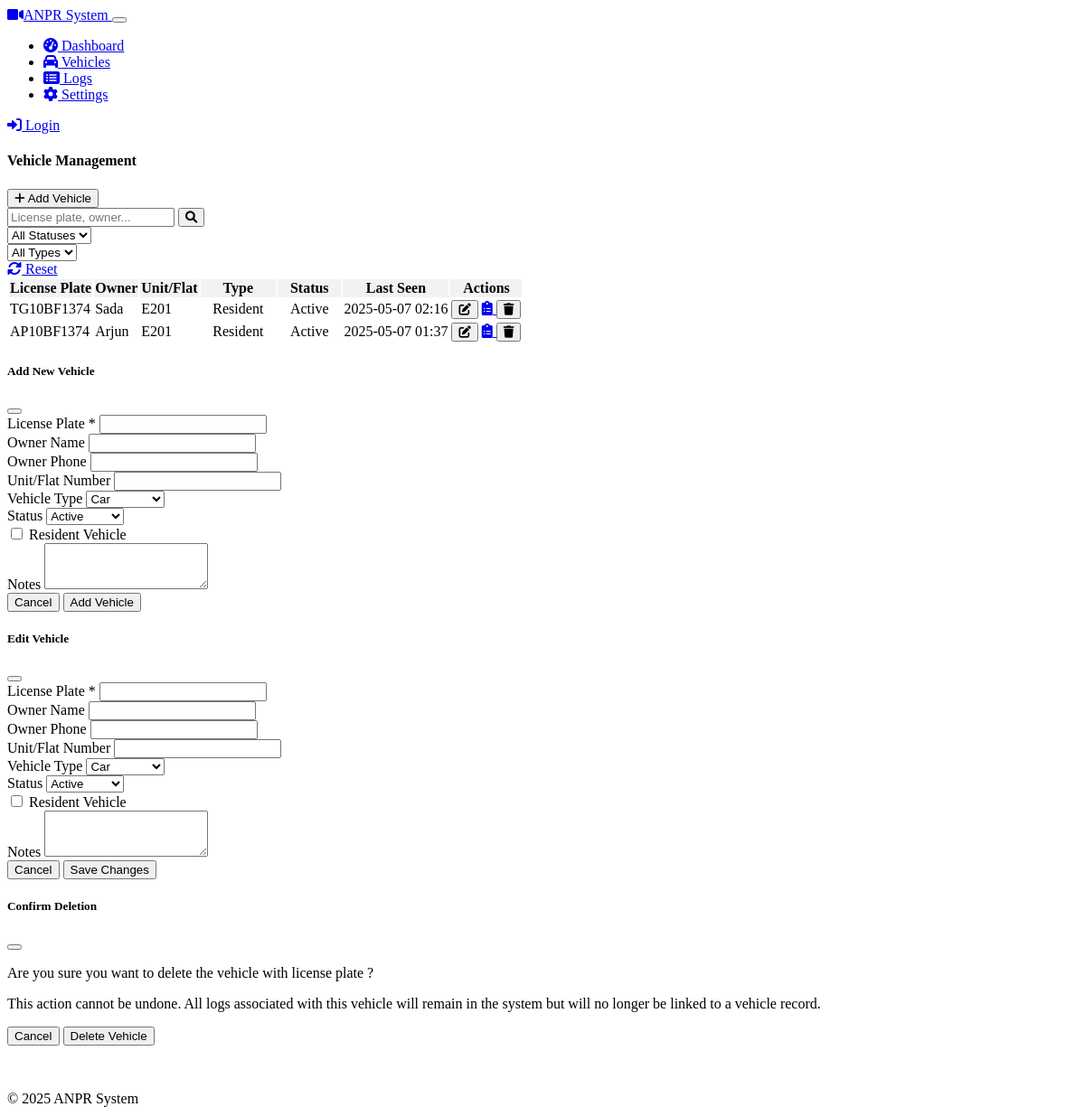
Page /vehicles on the earlier database version.
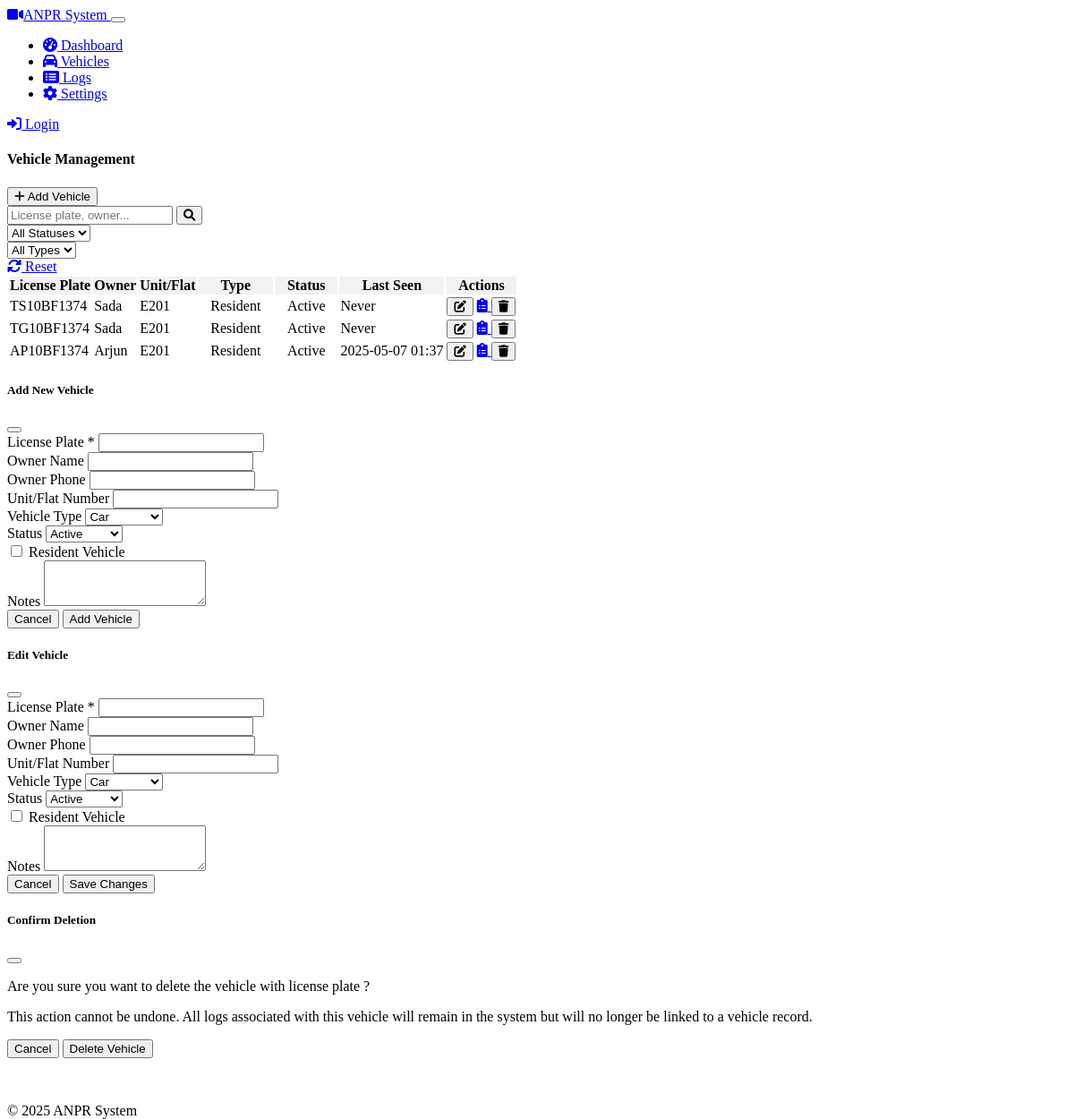
Same page on the later database version.
### models.py (models this page shows, shortened)
class Vehicle(db.Model):
    id = db.Column(db.Integer, primary_key=True)
    _license_plate = db.Column('license_plate', db.String(20), unique=True, nullable=False)
    owner_name = db.Column(db.String(100))
    owner_phone = db.Column(db.String(20))
    flat_unit_number = db.Column(db.String(50))  # Added flat/unit number field
    vehicle_type = db.Column(db.String(50))
    mygate_id = db.Column(db.String(100))
    status = db.Column(db.String(20), default='active')  # active, blacklisted, etc.
    is_resident = db.Column(db.Boolean, default=False)
    notes = db.Column(db.Text)
    created_at = db.Column(db.DateTime, default=datetime.utcnow)
    updated_at = db.Column(db.DateTime, default=datetime.utcnow, onupdate=datetime.utcnow)
    logs = db.relationship('Log', backref='vehicle', lazy='dynamic')
    @property
    def license_plate(self):
        return self._license_plate
    @license_plate.setter
    def license_plate(self, value):
        if value:
            self._license_plate = value.upper()

class Log(db.Model):
    id = db.Column(db.Integer, primary_key=True)
    vehicle_id = db.Column(db.Integer, db.ForeignKey('vehicle.id'))
    license_plate = db.Column(db.String(20), nullable=False)
    confidence = db.Column(db.Float)
    timestamp = db.Column(db.DateTime, default=datetime.utcnow)
    image_path = db.Column(db.String(255))
    event_type = db.Column(db.String(20))  # entry, exit
    processed_by_mygate = db.Column(db.Boolean, default=False)
    mygate_response = db.Column(db.Text)
    status = db.Column(db.String(50))  # success, error, pending
    error_message = db.Column(db.Text)

### routes/dashboard.py (the view)
@dashboard_bp.route('/vehicles')
def vehicles():
    search = request.args.get('search', '')
    status = request.args.get('status', '')
    type_filter = request.args.get('type', '')
    page = request.args.get('page', 1, type=int)
    per_page = 20
    query = Vehicle.query
    if search:
        query = query.filter(
            (Vehicle._license_plate.ilike(f'%{search.upper()}%')) |
            (Vehicle.owner_name.ilike(f'%{search}%')) |
            (Vehicle.owner_phone.ilike(f'%{search}%'))
        )
    if status:
        query = query.filter(Vehicle.status == status)
    if type_filter == 'resident':
        query = query.filter(Vehicle.is_resident == True)
    elif type_filter == 'visitor':
        query = query.filter(Vehicle.is_resident == False)
    query = query.order_by(Vehicle.created_at.desc())
    pagination = query.paginate(page=page, per_page=per_page, error_out=False)
    vehicles = pagination.items
    return render_template(
        'vehicles_simple.html',
        vehicles=vehicles,
        pagination=pagination,
        search=search,
        status=status,
        type=type_filter,
        Log=Log,  # Pass the Log model to the template
        current_year=datetime.now().year
    )

### templates/vehicles_simple.html (shortened to what the changed rows need)
{% extends 'base_simple.html' %}
{% block content %}
<div class="card">
    <div class="card-body">
        <div class="table-responsive">
            <table class="table table-striped table-hover">
                <thead>
                    <tr>
                        <th>License Plate</th>
                        <th>Owner</th>
                        <th>Unit/Flat</th>
                        <th>Type</th>
                        <th>Status</th>
                        <th>Last Seen</th>
                        <th>Actions</th>
                    </tr>
                </thead>
                <tbody>
                    {% if vehicles %}
                        {% for vehicle in vehicles %}
                            <tr>
                                <td>{{ vehicle.license_plate }}</td>
                                <td>{{ vehicle.owner_name or 'N/A' }}</td>
                                <td>{{ vehicle.flat_unit_number or 'N/A' }}</td>
                                <td>
                                    {% if vehicle.is_resident %}
                                        <span class="badge bg-info">Resident</span>
                                    {% else %}
                                        <span class="badge bg-secondary">Visitor</span>
                                    {% endif %}
                                </td>
                                <td>
                                    {% if vehicle.status == 'active' %}
                                        <span class="badge bg-success">Active</span>
                                    {% elif vehicle.status == 'blacklisted' %}
                                        <span class="badge bg-danger">Blacklisted</span>
                                    {% else %}
                                        <span class="badge bg-warning">{{ vehicle.status|capitalize }}</span>
                                    {% endif %}
                                </td>
                                <td>
                                    {% set last_log = Log.query.filter_by(vehicle_id=vehicle.id).order_by(Log.timestamp.desc()).first() %}
                                    {% if last_log %}
                                        {{ last_log.timestamp.strftime('%Y-%m-%d %H:%M') }}
                                    {% else %}
                                        Never
                                    {% endif %}
                                </td>
                                <td>
                                    <div class="btn-group" role="group">
                                        <button type="button" class="btn btn-sm btn-outline-primary edit-vehicle-btn"
                                                data-bs-toggle="modal" data-bs-target="#editVehicleModal"
                                                data-bs-vehicle-id="{{ vehicle.id }}"
                                                data-bs-license-plate="{{ vehicle.license_plate }}"
                                                data-bs-owner-name="{{ vehicle.owner_name or '' }}"
                                                data-bs-owner-phone="{{ vehicle.owner_phone or '' }}"
                                                data-bs-flat-unit-number="{{ vehicle.flat_unit_number or '' }}"
                                                data-bs-vehicle-type="{{ vehicle.vehicle_type or '' }}"
                                                data-bs-status="{{ vehicle.status }}"
                                                data-bs-is-resident="{{ 'true' if vehicle.is_resident else 'false' }}"
                                                data-bs-notes="{{ vehicle.notes or '' }}">
                                            <i class="fas fa-edit"></i>
                                        </button>
                                        <a href="{{ url_for('dashboard.vehicle_logs', vehicle_id=vehicle.id) }}" class="btn btn-sm btn-outline-info">
                                            <i class="fas fa-clipboard-list"></i>
                                        </a>
                                        <button type="button" class="btn btn-sm btn-outline-danger delete-vehicle-btn"
                                                data-bs-toggle="modal" data-bs-target="#deleteVehicleModal"
                                                data-bs-vehicle-id="{{ vehicle.id }}"
                                                data-bs-license-plate="{{ vehicle.license_plate }}">
                                            <i class="fas fa-trash"></i>
                                        </button>
                                    </div>
                                </td>
                            </tr>
                        {% endfor %}
                    {% else %}
                        <tr>
                            <td colspan="7" class="text-center">No vehicles found</td>
                        </tr>
                    {% endif %}
                </tbody>
            </table>
        </div>
    </div>
</div>
{% endblock %}

Differences in the rows shown:
no longer on this page (row edited): Log: timestamp "2025-05-07 02:16"
added Vehicle: license_plate "TS10BF1374", owner_name "Sada", flat_unit_number "E201", is_resident "Resident", status "Active", shows "Never"
changed Vehicle "TG10BF1374": now shows "Never"
